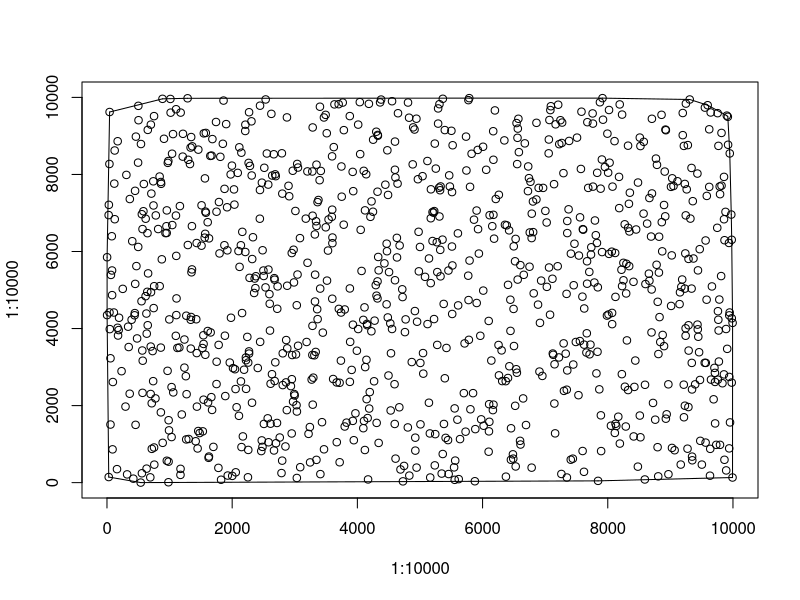

R code for this plot:
#! /usr/bin/env Rscript
png("convex.png", width=700, height=700)
plot(1:10000, 1:10000, type="n")

#points
points(2,5851)
points(2,4349)
points(27,6945)
points(28,145)
points(30,7211)
points(39,8272)
points(40,4418)
points(42,9621)
points(45,3985)
points(56,3228)
points(56,1508)
points(63,5392)
points(77,6396)
points(81,5507)
points(82,4867)
points(89,864)
points(94,2612)
points(110,4416)
points(117,7762)
points(123,8622)
points(124,6838)
points(160,350)
points(170,4020)
points(171,8862)
points(177,3819)
points(187,3960)
points(193,4280)
points(233,2893)
points(252,5030)
points(296,1974)
points(310,7988)
points(322,214)
points(338,4048)
points(347,3520)
points(363,2308)
points(365,7362)
points(394,4228)
points(404,6267)
points(421,103)
points(441,4344)
points(445,4401)
points(449,7575)
points(451,5159)
points(457,1500)
points(462,8982)
points(470,5621)
points(481,3743)
points(497,8307)
points(499,6118)
points(501,9781)
points(504,9408)
points(539,1)
points(543,8790)
points(552,4709)
points(557,6968)
points(558,243)
points(564,3430)
points(568,6582)
points(568,2331)
points(571,3165)
points(582,7045)
points(589,7752)
points(617,4840)
points(618,6851)
points(630,4389)
points(633,363)
points(635,3867)
points(644,4953)
points(647,6476)
points(651,4086)
points(652,9157)
points(657,5432)
points(692,137)
points(698,2301)
points(699,3532)
points(701,9293)
points(703,4943)
points(709,7503)
points(715,2060)
points(716,877)
points(729,3415)
points(738,2634)
points(740,7822)
points(743,7195)
points(746,4531)
points(752,912)
points(752,9514)
points(754,5099)
points(756,467)
points(774,2186)
points(780,6937)
points(818,6583)
points(841,7946)
points(842,5101)
points(860,3505)
points(861,7804)
points(861,1824)
points(865,7757)
points(876,5797)
points(887,9963)
points(890,1033)
points(911,8926)
points(935,6478)
points(950,6656)
points(954,6481)
points(956,7067)
points(956,568)
points(968,2902)
points(972,8301)
points(980,8348)
points(982,10)
points(984,544)
points(985,1620)
points(991,1357)
points(996,4237)
points(1013,9960)
points(1017,9604)
points(1032,2480)
points(1032,1183)
points(1040,8538)
points(1043,6686)
points(1055,9048)
points(1059,2342)
points(1100,3811)
points(1102,6933)
points(1104,9693)
points(1107,5886)
points(1108,4349)
points(1111,4782)
points(1125,3496)
points(1156,3507)
points(1165,7179)
points(1174,201)
points(1175,358)
points(1177,9606)
points(1195,1769)
points(1210,8463)
points(1214,9055)
points(1237,2985)
points(1237,3715)
points(1260,2763)
points(1266,1122)
points(1267,4333)
points(1272,2296)
points(1288,9977)
points(1292,6168)
points(1298,8380)
points(1305,1133)
points(1326,8270)
points(1336,8698)
points(1338,4228)
points(1339,3479)
points(1343,4300)
points(1345,8971)
points(1350,5460)
points(1357,6658)
points(1358,5535)
points(1362,8730)
points(1417,1074)
points(1426,4241)
points(1433,6220)
points(1434,3363)
points(1437,1973)
points(1448,887)
points(1458,1340)
points(1459,8644)
points(1481,1287)
points(1510,6151)
points(1511,7199)
points(1525,3494)
points(1531,1331)
points(1540,3825)
points(1543,2153)
points(1543,3600)
points(1547,9067)
points(1561,6359)
points(1565,7898)
points(1569,6459)
points(1571,3319)
points(1573,7036)
points(1579,9078)
points(1580,7006)
points(1609,6760)
points(1610,3936)
points(1615,2083)
points(1624,644)
points(1629,677)
points(1630,6341)
points(1651,8481)
points(1656,3899)
points(1667,2219)
points(1671,8490)
points(1679,1887)
points(1684,8918)
points(1700,928)
points(1742,9362)
points(1750,2559)
points(1750,7033)
points(1752,3139)
points(1780,383)
points(1784,3575)
points(1789,7284)
points(1798,5950)
points(1811,8458)
points(1823,75)
points(1851,8796)
points(1862,9918)
points(1876,6163)
points(1878,7626)
points(1884,3814)
points(1890,2247)
points(1904,9307)
points(1919,7148)
points(1923,6030)
points(1929,184)
points(1962,3117)
points(1976,8001)
points(1981,4280)
points(1996,8229)
points(2001,175)
points(2014,2972)
points(2029,7612)
points(2036,7217)
points(2045,2944)
points(2054,2429)
points(2057,268)
points(2071,1957)
points(2089,8041)
points(2101,6011)
points(2108,1734)
points(2114,8705)
points(2118,5601)
points(2139,6162)
points(2140,2628)
points(2147,8565)
points(2149,923)
points(2158,4402)
points(2162,6510)
points(2171,1200)
points(2190,2931)
points(2209,9128)
points(2210,5987)
points(2211,9292)
points(2219,3248)
points(2221,3178)
points(2222,2434)
points(2242,3783)
points(2252,139)
points(2256,3117)
points(2257,849)
points(2263,8300)
points(2269,3407)
points(2270,9615)
points(2270,3350)
points(2278,5316)
points(2284,8222)
points(2308,9379)
points(2312,7973)
points(2317,2074)
points(2320,5804)
points(2332,6370)
points(2351,4923)
points(2359,5298)
points(2371,5049)
points(2379,5358)
points(2409,2976)
points(2442,6851)
points(2444,7596)
points(2445,9785)
points(2447,3654)
points(2465,819)
points(2473,1096)
points(2475,7787)
points(2484,928)
points(2486,6032)
points(2499,5506)
points(2504,5364)
points(2507,1524)
points(2513,8173)
points(2533,5068)
points(2535,9947)
points(2554,8544)
points(2568,1669)
points(2576,7737)
points(2579,5531)
points(2581,1048)
points(2595,4893)
points(2600,4644)
points(2604,3947)
points(2613,1530)
points(2614,2567)
points(2626,9573)
points(2636,2815)
points(2640,7972)
points(2665,8524)
points(2668,835)
points(2673,5308)
points(2678,5268)
points(2679,2638)
points(2687,8003)
points(2689,3123)
points(2696,7956)
points(2700,1022)
points(2716,1549)
points(2720,4513)
points(2726,5094)
points(2760,1171)
points(2788,248)
points(2794,8549)
points(2799,571)
points(2801,7502)
points(2808,3357)
points(2808,2532)
points(2851,939)
points(2860,2602)
points(2863,3701)
points(2873,1882)
points(2875,9481)
points(2879,5111)
points(2880,3486)
points(2900,7705)
points(2911,7434)
points(2938,2505)
points(2951,1276)
points(2952,5960)
points(2953,2685)
points(2959,3312)
points(2968,8096)
points(2973,2102)
points(2981,6046)
points(2987,5197)
points(2991,2300)
points(2998,2262)
points(3010,7052)
points(3019,3328)
points(3028,2010)
points(3032,4605)
points(3033,121)
points(3034,1846)
points(3039,8273)
points(3044,5402)
points(3051,8179)
points(3053,3553)
points(3083,6347)
points(3087,401)
points(3176,6853)
points(3189,3651)
points(3202,8079)
points(3204,5707)
points(3220,1266)
points(3241,1443)
points(3245,525)
points(3270,2675)
points(3280,8077)
points(3281,3314)
points(3283,4070)
points(3285,6929)
points(3286,9220)
points(3287,2024)
points(3296,2725)
points(3313,3305)
points(3321,6443)
points(3323,4702)
points(3325,5398)
points(3334,3393)
points(3340,6785)
points(3346,591)
points(3347,8254)
points(3347,6662)
points(3358,4502)
points(3364,7281)
points(3365,4244)
points(3378,7337)
points(3397,7851)
points(3402,9758)
points(3406,5037)
points(3409,221)
points(3416,8091)
points(3435,1569)
points(3448,3894)
points(3466,9479)
points(3467,865)
points(3493,9547)
points(3495,6628)
points(3511,9070)
points(3515,5244)
points(3531,6024)
points(3540,6832)
points(3592,6900)
points(3596,8470)
points(3598,7086)
points(3599,4774)
points(3601,6216)
points(3602,6363)
points(3613,2690)
points(3623,8710)
points(3634,9819)
points(3670,2601)
points(3671,1050)
points(3701,9824)
points(3704,4510)
points(3716,2592)
points(3717,529)
points(3737,3167)
points(3740,4416)
points(3745,8207)
points(3750,7423)
points(3766,9866)
points(3782,6696)
points(3784,9150)
points(3798,1457)
points(3798,4495)
points(3827,1557)
points(3879,9515)
points(3880,5041)
points(3880,2616)
points(3885,3654)
points(3909,2926)
points(3925,8067)
points(3927,1603)
points(3929,4100)
points(3934,7566)
points(3943,1101)
points(3969,1799)
points(3992,3424)
points(4013,9294)
points(4013,3987)
points(4039,9877)
points(4045,8528)
points(4053,6562)
points(4067,5495)
points(4095,4225)
points(4095,1413)
points(4102,8094)
points(4106,1602)
points(4114,4550)
points(4120,847)
points(4122,7068)
points(4125,2999)
points(4141,8005)
points(4145,3188)
points(4148,2167)
points(4153,4121)
points(4157,4086)
points(4164,1676)
points(4171,83)
points(4184,9833)
points(4189,1923)
points(4198,2351)
points(4209,6900)
points(4224,3929)
points(4226,7301)
points(4249,7032)
points(4252,8902)
points(4267,2631)
points(4275,4205)
points(4294,5127)
points(4302,9109)
points(4306,4853)
points(4308,1551)
points(4321,4782)
points(4322,5224)
points(4322,7552)
points(4325,9026)
points(4328,9006)
points(4333,5858)
points(4340,5511)
points(4340,1031)
points(4363,9870)
points(4379,9944)
points(4432,5692)
points(4447,7734)
points(4467,4629)
points(4468,6203)
points(4473,6007)
points(4479,8627)
points(4486,4288)
points(4490,7468)
points(4497,2781)
points(4506,5465)
points(4526,4134)
points(4532,1873)
points(4537,3358)
points(4554,9901)
points(4554,3988)
points(4594,2555)
points(4597,1523)
points(4600,8122)
points(4601,5254)
points(4601,8853)
points(4608,7921)
points(4610,623)
points(4631,6354)
points(4633,5846)
points(4642,7762)
points(4649,9589)
points(4670,1956)
points(4675,6156)
points(4689,342)
points(4717,5019)
points(4722,4817)
points(4728,33)
points(4746,434)
points(4760,3907)
points(4771,4238)
points(4806,1433)
points(4809,9867)
points(4826,9473)
points(4830,183)
points(4869,3130)
points(4884,8262)
points(4892,9222)
points(4913,9166)
points(4919,4454)
points(4925,1167)
points(4926,831)
points(4943,9447)
points(4946,390)
points(4954,4177)
points(4967,7876)
points(4978,6511)
points(4982,5485)
points(5000,6118)
points(5006,3107)
points(5008,1513)
points(5041,7955)
points(5049,3363)
points(5053,2829)
points(5081,5342)
points(5119,8349)
points(5121,4116)
points(5143,2074)
points(5144,5819)
points(5158,1277)
points(5164,133)
points(5172,5179)
points(5173,6863)
points(5175,7614)
points(5201,7023)
points(5201,6272)
points(5218,7008)
points(5225,4246)
points(5228,7049)
points(5237,8801)
points(5237,448)
points(5244,1259)
points(5253,8152)
points(5269,6241)
points(5276,3575)
points(5277,5466)
points(5290,9714)
points(5290,9320)
points(5306,7655)
points(5311,6909)
points(5311,9824)
points(5321,7590)
points(5324,6042)
points(5328,5355)
points(5329,7689)
points(5347,235)
points(5360,6308)
points(5364,743)
points(5365,9964)
points(5379,4639)
points(5383,1523)
points(5397,9152)
points(5397,2709)
points(5410,1162)
points(5423,3496)
points(5448,1104)
points(5455,5506)
points(5458,223)
points(5467,7977)
points(5478,7687)
points(5502,9133)
points(5511,6129)
points(5512,7542)
points(5515,4378)
points(5518,5638)
points(5522,8758)
points(5545,396)
points(5554,1927)
points(5555,73)
points(5563,572)
points(5598,1634)
points(5606,6471)
points(5610,4601)
points(5619,91)
points(5640,1130)
points(5701,2323)
points(5713,3614)
points(5729,1323)
points(5736,8982)
points(5742,8103)
points(5771,5372)
points(5774,9929)
points(5776,4739)
points(5781,3707)
points(5787,9981)
points(5792,5765)
points(5800,7679)
points(5806,1904)
points(5825,8537)
points(5848,2323)
points(5863,6826)
points(5877,36)
points(5884,1389)
points(5905,7063)
points(5906,4663)
points(5923,8637)
points(5928,6580)
points(5941,5946)
points(5964,3812)
points(5978,1643)
points(6008,8719)
points(6011,4985)
points(6017,1477)
points(6058,8121)
points(6097,803)
points(6098,4197)
points(6102,1331)
points(6105,2036)
points(6108,1579)
points(6113,6942)
points(6140,3169)
points(6155,6657)
points(6165,1882)
points(6170,9122)
points(6173,6952)
points(6173,8381)
points(6174,2024)
points(6184,6333)
points(6197,9662)
points(6211,7363)
points(6255,3573)
points(6260,7472)
points(6262,2785)
points(6304,3433)
points(6314,2636)
points(6348,8884)
points(6358,6693)
points(6370,2634)
points(6373,155)
points(6386,6679)
points(6406,2716)
points(6407,5134)
points(6424,6549)
points(6428,3021)
points(6444,4748)
points(6446,3939)
points(6453,594)
points(6455,1411)
points(6485,735)
points(6490,623)
points(6495,4509)
points(6498,6134)
points(6502,3546)
points(6519,5746)
points(6521,1994)
points(6528,6327)
points(6529,420)
points(6538,2944)
points(6543,9334)
points(6548,2853)
points(6553,8269)
points(6558,8951)
points(6561,5271)
points(6563,9190)
points(6572,9445)
points(6580,8579)
points(6599,1085)
points(6604,5646)
points(6606,989)
points(6648,2186)
points(6658,5395)
points(6675,8807)
points(6694,1495)
points(6725,7567)
points(6729,8208)
points(6741,7904)
points(6750,5605)
points(6754,6494)
points(6765,7810)
points(6784,6348)
points(6784,389)
points(6786,6982)
points(6805,7298)
points(6808,6503)
points(6817,4914)
points(6860,7351)
points(6861,9340)
points(6886,4621)
points(6896,7651)
points(6909,2883)
points(6917,4147)
points(6936,5244)
points(6955,2770)
points(6967,7651)
points(7003,7054)
points(7024,6753)
points(7027,5082)
points(7056,8548)
points(7059,8907)
points(7062,5585)
points(7068,9413)
points(7078,4359)
points(7083,9671)
points(7091,9771)
points(7116,5292)
points(7122,3351)
points(7129,3318)
points(7142,7748)
points(7147,2053)
points(7150,3072)
points(7159,1279)
points(7167,9301)
points(7200,5617)
points(7208,9810)
points(7220,3250)
points(7225,8786)
points(7244,9408)
points(7259,225)
points(7264,8817)
points(7271,9347)
points(7292,8034)
points(7295,3615)
points(7300,2382)
points(7328,3348)
points(7342,4900)
points(7345,2412)
points(7347,133)
points(7353,6792)
points(7353,6478)
points(7353,2913)
points(7374,7095)
points(7383,8870)
points(7409,595)
points(7411,5944)
points(7442,622)
points(7449,3066)
points(7456,5124)
points(7468,6201)
points(7490,3651)
points(7509,8956)
points(7532,2270)
points(7539,5895)
points(7555,3675)
points(7557,6887)
points(7571,8143)
points(7580,9629)
points(7595,4828)
points(7598,821)
points(7602,6580)
points(7607,6566)
points(7620,281)
points(7622,3582)
points(7624,4521)
points(7659,3377)
points(7665,3877)
points(7669,5746)
points(7670,5164)
points(7674,9357)
points(7688,7651)
points(7705,5470)
points(7710,3331)
points(7723,3582)
points(7732,5920)
points(7737,6110)
points(7758,9584)
points(7763,9320)
points(7764,7684)
points(7786,5194)
points(7795,6805)
points(7809,6423)
points(7819,2836)
points(7827,6221)
points(7831,8043)
points(7836,3397)
points(7841,5070)
points(7845,46)
points(7865,2422)
points(7875,9874)
points(7886,7631)
points(7890,1747)
points(7894,819)
points(7906,8388)
points(7909,5985)
points(7916,9981)
points(7924,9421)
points(7955,8193)
points(7987,4336)
points(7994,9059)
points(8006,8046)
points(8012,4365)
points(8020,5938)
points(8020,9673)
points(8029,8305)
points(8051,1477)
points(8064,5995)
points(8069,4406)
points(8070,4114)
points(8076,7684)
points(8108,8865)
points(8113,1290)
points(8118,5962)
points(8123,4822)
points(8124,1527)
points(8136,1471)
points(8168,1711)
points(8180,7937)
points(8183,7126)
points(8191,9818)
points(8193,1014)
points(8219,5526)
points(8225,2816)
points(8229,9554)
points(8229,5102)
points(8250,5706)
points(8251,5253)
points(8271,6706)
points(8274,2490)
points(8288,1457)
points(8294,4911)
points(8298,5681)
points(8306,3692)
points(8324,8747)
points(8325,2403)
points(8326,6614)
points(8338,7238)
points(8342,5620)
points(8346,6520)
points(8353,7526)
points(8411,5213)
points(8414,1199)
points(8425,2485)
points(8440,3169)
points(8453,6571)
points(8481,415)
points(8483,7790)
points(8512,8957)
points(8512,1741)
points(8522,8737)
points(8522,1177)
points(8572,6983)
points(8575,8847)
points(8592,82)
points(8595,2540)
points(8602,5155)
points(8629,6724)
points(8657,5425)
points(8665,7388)
points(8665,5240)
points(8692,6388)
points(8699,3899)
points(8701,5014)
points(8705,9445)
points(8706,7507)
points(8723,2069)
points(8758,1634)
points(8770,8412)
points(8780,5655)
points(8786,8249)
points(8796,920)
points(8798,4694)
points(8806,163)
points(8809,3338)
points(8817,5453)
points(8820,6384)
points(8827,4297)
points(8839,3650)
points(8859,9548)
points(8863,6761)
points(8870,6004)
points(8877,3834)
points(8899,7207)
points(8899,3543)
points(8910,8075)
points(8918,6913)
points(8922,9165)
points(8928,9148)
points(8928,1660)
points(8941,1774)
points(8968,2552)
points(8969,218)
points(9010,7678)
points(9012,4587)
points(9022,5899)
points(9026,901)
points(9030,7900)
points(9050,7700)
points(9068,841)
points(9114,7823)
points(9147,4634)
points(9154,4940)
points(9166,469)
points(9175,5081)
points(9189,5273)
points(9198,9595)
points(9198,9020)
points(9214,2543)
points(9216,8741)
points(9217,1697)
points(9231,7754)
points(9231,5036)
points(9232,1997)
points(9239,5950)
points(9244,3813)
points(9244,4006)
points(9246,6938)
points(9248,9839)
points(9261,7613)
points(9274,881)
points(9279,8762)
points(9288,1962)
points(9290,4085)
points(9290,5808)
points(9292,3428)
points(9309,9946)
points(9320,6854)
points(9338,8169)
points(9339,5037)
points(9342,3108)
points(9346,2419)
points(9347,675)
points(9350,580)
points(9358,7306)
points(9369,5818)
points(9396,2551)
points(9432,8023)
points(9433,4102)
points(9438,3980)
points(9441,5510)
points(9446,3787)
points(9459,3385)
points(9469,6060)
points(9473,2665)
points(9478,1085)
points(9503,468)
points(9549,3110)
points(9552,9735)
points(9563,1039)
points(9563,6286)
points(9566,3108)
points(9579,4749)
points(9582,7443)
points(9596,9797)
points(9621,9172)
points(9621,7677)
points(9633,180)
points(9637,877)
points(9644,9609)
points(9649,2674)
points(9664,5093)
points(9691,2163)
points(9704,2979)
points(9712,2849)
points(9714,2614)
points(9715,1537)
points(9733,981)
points(9749,6615)
points(9755,9591)
points(9758,2673)
points(9760,4450)
points(9766,4228)
points(9768,8742)
points(9771,3949)
points(9775,3143)
points(9782,4753)
points(9788,7688)
points(9793,981)
points(9794,7488)
points(9811,5362)
points(9817,7709)
points(9817,9078)
points(9832,2580)
points(9856,2810)
points(9857,7937)
points(9857,6837)
points(9864,593)
points(9865,6293)
points(9881,7029)
points(9890,3988)
points(9892,317)
points(9902,9527)
points(9908,3473)
points(9918,9497)
points(9922,8771)
points(9936,6222)
points(9940,889)
points(9941,2744)
points(9941,4342)
points(9947,4416)
points(9949,8546)
points(9953,1563)
points(9973,6959)
points(9980,6304)
points(9980,2597)
points(9981,4266)
points(9993,133)
points(9994,4147)

#line segments
segments(2,5851,42,9621)
segments(42,9621,887,9963)
segments(887,9963,1288,9977)
segments(1288,9977,5787,9981)
segments(5787,9981,7916,9981)
segments(7916,9981,9309,9946)
segments(9309,9946,9596,9797)
segments(9596,9797,9902,9527)
segments(9902,9527,9918,9497)
segments(9918,9497,9949,8546)
segments(9949,8546,9973,6959)
segments(9973,6959,9980,6304)
segments(9980,6304,9994,4147)
segments(9994,4147,9993,133)
segments(9993,133,7845,46)
segments(7845,46,539,1)
segments(539,1,28,145)
segments(28,145,2,4349)
segments(2,4349,2,5851)
dev.off()
